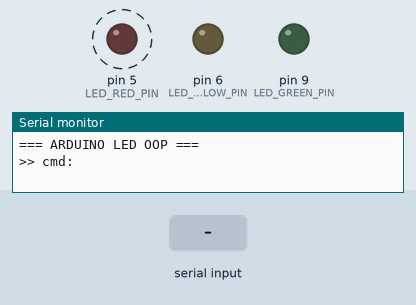
A sketch run on a simulated Arduino Uno, built with avr-gcc and run on an emulated ATmega328P. Parts: output pins drawn as LEDs (lit = HIGH), the last lines printed to the serial monitor. Dashed ring = blinking. The test bench sets the inputs (shaded band).

Above: at 1.2 s.
1.3 s: "30,150\n" received over Serial
At 1.67 s:
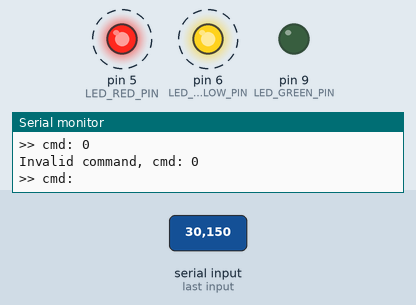
4.3 s: "1\n" received over Serial
At 4.69 s:
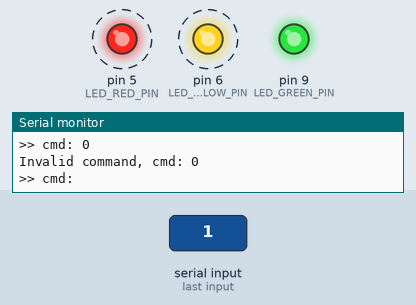
Timing chart, 0 to 16.3 s (numbered marks = the images above; inputs shaded):
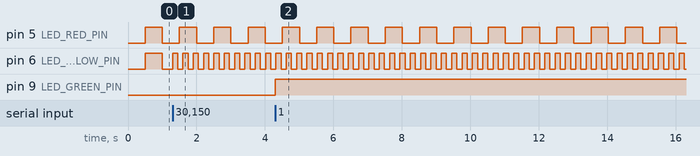

The sketch:

08_oop_basics.ino
```cpp
#include "Led.h"
#include "LedBlinker.h"

#define LED_RED_PIN    5
#define LED_YELLOW_PIN 6
#define LED_GREEN_PIN  9

Led redLed(LED_RED_PIN);
Led greenLed(LED_GREEN_PIN);
Led yellowLed(LED_YELLOW_PIN);
LedBlinker yellowLedBlink(yellowLed);

// Initialize time
unsigned long timePrev_ms = millis();
unsigned long toggleDelay_ms = 500;

bool is_tick(int delay_ms)
{
  bool ret_stat = false;

  if ((millis() - timePrev_ms) > delay_ms) { // Time is elapsed
    timePrev_ms = millis();

    ret_stat = true;
  }

  return ret_stat;
}

void setup() {
  // Initalize LEDs
  redLed.init(LOW);
  greenLed.init(LOW);
  yellowLed.init(LOW);
  yellowLedBlink.initLed(LOW);

  // Initialize Serial Port
  Serial.begin(115200);
  Serial.setTimeout(10);
  Serial.println("\n=== ARDUINO LED OOP ===");
  Serial.print(">> cmd: ");
}

void loop() {
  // Receive command from Serial
  if (Serial.available() > 0) { // New data is received
    // long cmd = Serial.parseInt();
    // String cmd = Serial.readString();
    int cmd = Serial.parseInt();
    Serial.println(cmd);
    if (cmd == 1) {
      greenLed.toggle();
      Serial.println((greenLed.status() != LOW) ? "LED is ON." : "LED is OFF.");
    } else if (cmd == 2) {
      Serial.print("Toggle Delays (main, class) [ms]: ");
      Serial.print(toggleDelay_ms);
      Serial.print(", ");
      Serial.println(yellowLedBlink.blinkDelayGet());
    } else if ((cmd >= 100) && (cmd <= 1000)) {
      yellowLedBlink.blinkDelaySet(cmd);
      Serial.print("New class Delay [ms]: ");
      Serial.println(yellowLedBlink.blinkDelayGet());
    }
    else {
      Serial.print("Invalid command, cmd: ");
      Serial.println(cmd);
    }
    Serial.print(">> cmd: ");
  }

  if (is_tick(toggleDelay_ms) == true) {
    redLed.toggle();
  }

  yellowLedBlink.blinkLed();
}
```

Led.cpp
```cpp
#include "Arduino.h"
#include "Led.h"

// Constructor
Led::Led(byte pin) // Functon overloading -> Led() def. const.
{
  this->pin = pin; // 'this->' refers to the class attribute
  state = LOW;
}

// Methods
void Led::init()
{
  pinMode(pin, OUTPUT);
}

void Led::init(byte default_state) // Function overloading -> init()
{
  init();

  if (default_state == HIGH) {
    on();
  } else {
    off();
  }
}

void Led::on()
{
  state = HIGH;
  digitalWrite(pin, HIGH);
}

void Led::off()
{
  state = LOW;
  digitalWrite(pin, LOW);
}

byte Led::status()
{
  return state;
}

void Led::toggle()
{
  state ^= HIGH;
  digitalWrite(pin, state);
}
```

Led.h
```cpp
#ifndef LED_H
#define LED_H

#include <Arduino.h>

class Led
{
  private:
    // Attribute
    byte pin;
    byte state;

  public:
    // Constructor
    Led() {} // Default constuctor, DO NOT USE -> need it for the usage the class in another class
    Led(byte pin);

    // Methods
    void init();
    void init(byte default_state); // Function overloading -> init()
    void on();
    void off();
    byte status();
    void toggle();
};

#endif /* LED_H */
```

LedBlinker.cpp
```cpp
#include "LedBlinker.h"

#define DEFAULT_BLINK_DELAY_MS   (500u)

// Private Methods
void LedBlinker::toggleLed()
{
  led.toggle();
}

// Public Methods
LedBlinker::LedBlinker(Led &led)
{
  this->led = led;
  timePrev_ms = millis();
  blinkDelay_ms = DEFAULT_BLINK_DELAY_MS;
}

LedBlinker::LedBlinker(Led &led, unsigned long blinkDelay_ms)
{
  this->led = led;
  timePrev_ms = millis();
  this->blinkDelay_ms = blinkDelay_ms;
}

void LedBlinker::initLed(byte default_state)
{
  led.init(default_state);
}

void LedBlinker::blinkLed()
{
  unsigned long timeNow = millis();
  if ((timeNow - timePrev_ms) > blinkDelay_ms) { // Time is elapsed
    timePrev_ms = timeNow;
    toggleLed();
  }
}

unsigned long LedBlinker::blinkDelayGet()
{
  return blinkDelay_ms;
}

void LedBlinker::blinkDelaySet(unsigned long blinkDelay_ms)
{
  this->blinkDelay_ms = blinkDelay_ms;
}
```

LedBlinker.h
```cpp
#ifndef LED_BLINKER_H
#define LED_BLINKER_H

#include "Led.h"

class LedBlinker
{
  private:
    // Members
    Led led; // Led class inside the LedBlinker class as an object
    unsigned long timePrev_ms;
    unsigned long blinkDelay_ms;

    // Methods
    void toggleLed();

  public:
    // Contructor
    LedBlinker() {}
    LedBlinker(Led &led); // Take the reference of the object, otherwise a new instance will be created as a copy
    LedBlinker(Led &led, unsigned long blinkDelay_ms);

    void initLed(byte default_state);
    void blinkLed();
    unsigned long blinkDelayGet();
    void blinkDelaySet(unsigned long blinkDelay_ms);
};


#endif /* LED_BLINKER_H */
```

Measured:
- after the input at 1.3 s, pin 6 (LED_YELLOW_PIN): alternates HIGH for 0.15 s and LOW for 0.15 s, starting at once
- after the input at 4.3 s, pin 9 (LED_GREEN_PIN): LOW → HIGH at once
- by itself, pin 5 (LED_RED_PIN): alternates HIGH for 0.50 s and LOW for 0.50 s
